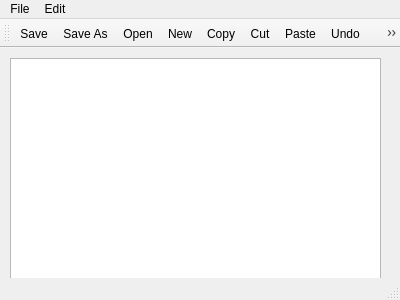
<?xml version="1.0" encoding="UTF-8"?>
<ui version="4.0">
 <class>Notepad</class>
 <widget class="QMainWindow" name="Notepad">
  <property name="geometry">
   <rect>
    <x>0</x>
    <y>0</y>
    <width>400</width>
    <height>300</height>
   </rect>
  </property>
  <property name="windowTitle">
   <string>Notepad</string>
  </property>
  <widget class="QWidget" name="centralWidget">
   <widget class="QTextEdit" name="textEdit">
    <property name="geometry">
     <rect>
      <x>10</x>
      <y>10</y>
      <width>371</width>
      <height>221</height>
     </rect>
    </property>
   </widget>
  </widget>
  <widget class="QMenuBar" name="menuBar">
   <property name="geometry">
    <rect>
     <x>0</x>
     <y>0</y>
     <width>400</width>
     <height>22</height>
    </rect>
   </property>
   <widget class="QMenu" name="menuFile">
    <property name="title">
     <string>File</string>
    </property>
    <addaction name="actionOpen_2"/>
    <addaction name="actionNew"/>
    <addaction name="separator"/>
    <addaction name="actionSave"/>
    <addaction name="actionSave_As"/>
   </widget>
   <widget class="QMenu" name="menuEdit">
    <property name="title">
     <string>Edit</string>
    </property>
    <addaction name="actionCopy"/>
    <addaction name="actionCut"/>
    <addaction name="actionPaste"/>
    <addaction name="separator"/>
    <addaction name="actionUndo"/>
    <addaction name="actionRedo"/>
   </widget>
   <addaction name="menuFile"/>
   <addaction name="menuEdit"/>
  </widget>
  <widget class="QToolBar" name="mainToolBar">
   <attribute name="toolBarArea">
    <enum>TopToolBarArea</enum>
   </attribute>
   <attribute name="toolBarBreak">
    <bool>false</bool>
   </attribute>
   <addaction name="actionSave"/>
   <addaction name="actionSave_As"/>
   <addaction name="actionOpen_2"/>
   <addaction name="actionNew"/>
   <addaction name="actionCopy"/>
   <addaction name="actionCut"/>
   <addaction name="actionPaste"/>
   <addaction name="actionUndo"/>
   <addaction name="actionRedo"/>
  </widget>
  <widget class="QStatusBar" name="statusBar"/>
  <action name="actionSave">
   <property name="text">
    <string>Save</string>
   </property>
  </action>
  <action name="actionSave_As">
   <property name="text">
    <string>Save As</string>
   </property>
  </action>
  <action name="actionCopy">
   <property name="text">
    <string>Copy</string>
   </property>
  </action>
  <action name="actionCut">
   <property name="text">
    <string>Cut</string>
   </property>
  </action>
  <action name="actionPaste">
   <property name="text">
    <string>Paste</string>
   </property>
  </action>
  <action name="actionUndo">
   <property name="text">
    <string>Undo </string>
   </property>
  </action>
  <action name="actionRedo">
   <property name="text">
    <string>Redo </string>
   </property>
  </action>
  <action name="actionOpen_2">
   <property name="text">
    <string>Open</string>
   </property>
  </action>
  <action name="actionNew">
   <property name="text">
    <string>New</string>
   </property>
  </action>
 </widget>
 <layoutdefault spacing="6" margin="11"/>
 <resources/>
 <connections/>
</ui>
